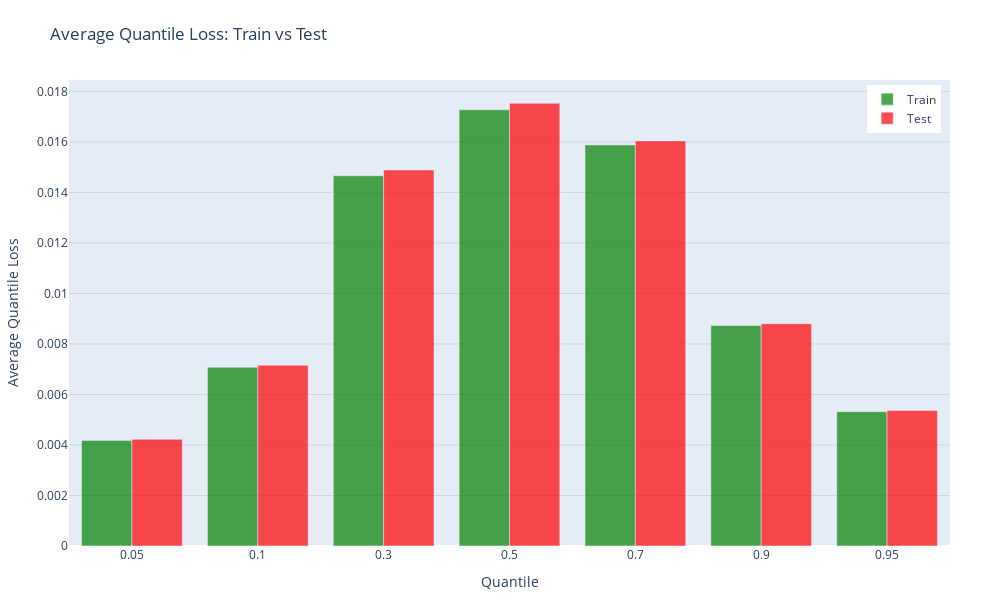

Source (notebook cell):
### Code cell
# Plot the results
plot_train_test_performance(ols_results)

### Figure 1 — Plotly figure (JSON) as saved in the notebook; plotly's stock layout.template omitted (floating-point values rounded to 4 significant figures)
{"data": [{"marker": {"color": "rgba(0, 128, 0, 0.7)"}, "name": "Train", "type": "bar", "x": ["0.05", "0.1", "0.3", "0.5", "0.7", "0.9", "0.95"], "y": [0.004182, 0.007077, 0.01466, 0.01727, 0.01588, 0.00873, 0.005318]}, {"marker": {"color": "rgba(255, 0, 0, 0.7)"}, "name": "Test", "type": "bar", "x": ["0.05", "0.1", "0.3", "0.5", "0.7", "0.9", "0.95"], "y": [0.004228, 0.007158, 0.01489, 0.01753, 0.01604, 0.008802, 0.005369]}], "layout": {"barmode": "group", "height": 600, "legend": {"x": 0.99, "xanchor": "right", "y": 0.99, "yanchor": "top"}, "margin": {"b": 50, "l": 50, "r": 50, "t": 80}, "title": {"text": "Average Quantile Loss: Train vs Test"}, "width": 1000, "xaxis": {"title": {"text": "Quantile"}}, "yaxis": {"gridcolor": "rgba(0,0,0,0.1)", "gridwidth": 1, "showgrid": true, "title": {"text": "Average Quantile Loss"}}}}
